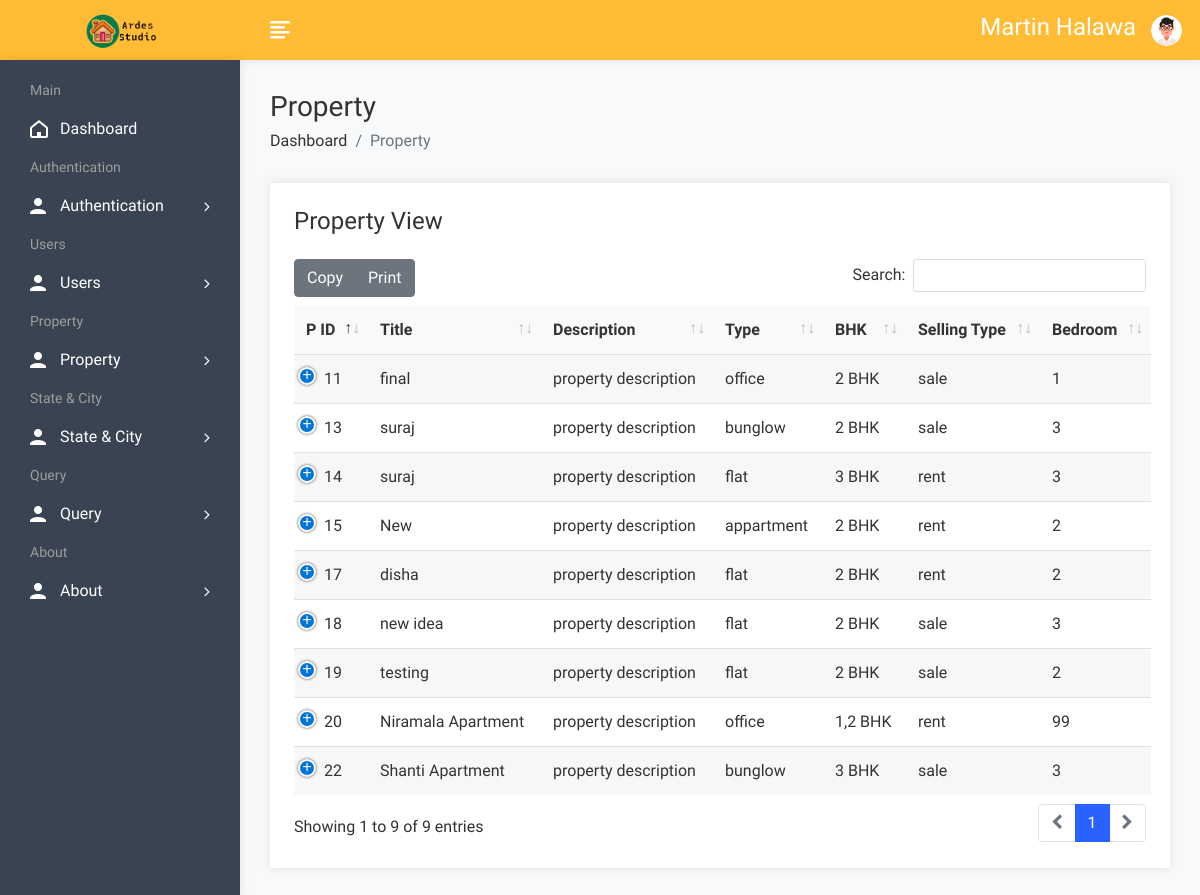
The app's page /admin/propertyview.php (signed in) with its own data.
### tables this page shows
CREATE TABLE `property` (
  `pid` int(50) NOT NULL,
  `title` varchar(200) NOT NULL,
  `pcontent` longtext NOT NULL,
  `type` varchar(100) NOT NULL,
  `bhk` varchar(50) NOT NULL,
  `stype` varchar(100) NOT NULL,
  `bedroom` int(50) NOT NULL,
  `bathroom` int(50) NOT NULL,
  `balcony` int(50) NOT NULL,
  `kitchen` int(50) NOT NULL,
  `hall` int(50) NOT NULL,
  `floor` varchar(50) NOT NULL,
  `size` int(50) NOT NULL,
  `price` int(50) NOT NULL,
  `location` varchar(200) NOT NULL,
  `city` varchar(100) NOT NULL,
  `state` varchar(100) NOT NULL,
  `feature` longtext NOT NULL,
  `pimage` varchar(300) NOT NULL,
  `pimage1` varchar(300) NOT NULL,
  `pimage2` varchar(300) NOT NULL,
  `pimage3` varchar(300) NOT NULL,
  `pimage4` varchar(300) NOT NULL,
  `uid` int(50) NOT NULL,
  `status` varchar(50) NOT NULL,
  `mapimage` varchar(300) NOT NULL,
  `topmapimage` varchar(300) NOT NULL,
  `groundmapimage` varchar(300) NOT NULL,
  `totalfloor` varchar(50) NOT NULL,
  `date` datetime NOT NULL DEFAULT current_timestamp()
);

### admin/propertyview.php (the view, shortened to what this page needs)
<!DOCTYPE html>
<html lang="en">
<head>
        <link rel="stylesheet" href="assets/css/bootstrap.min.css">
        <link rel="stylesheet" href="assets/css/font-awesome.min.css">
        <link rel="stylesheet" href="assets/css/feathericon.min.css">
		<link rel="stylesheet" href="assets/plugins/datatables/dataTables.bootstrap4.min.css">
		<link rel="stylesheet" href="assets/plugins/datatables/responsive.bootstrap4.min.css">
		<link rel="stylesheet" href="assets/plugins/datatables/select.bootstrap4.min.css">
		<link rel="stylesheet" href="assets/plugins/datatables/buttons.bootstrap4.min.css">
        <link rel="stylesheet" href="assets/css/style.css">
    </head>
    <body>
				<?php include("header.php"); ?>
            <div class="page-wrapper">
                <div class="content container-fluid">
					<div class="page-header">
						<div class="row">
							<div class="col">
								<h3 class="page-title">Property</h3>
								<ul class="breadcrumb">
									<li class="breadcrumb-item"><a href="dashboard.php">Dashboard</a></li>
									<li class="breadcrumb-item active">Property</li>
								</ul>
							</div>
						</div>
					</div>
					<div class="row">
                            <div class="col-12">
                                <div class="card">
                                    <div class="card-body">
                                        <h4 class="header-title mt-0 mb-4">Property View</h4>
                                        <table id="datatable-buttons" class="table table-striped dt-responsive nowrap">
                                            <thead>
                                                <tr>
                                                    <th>P ID</th>
                                                    <th>Title</th>
                                                    <th>Description</th>
                                                    <th>Type</th>
                                                    <th>BHK</th>
                                                    <th>Selling Type</th>
													<th>Bedroom</th>
                                                </tr>
                                            </thead>
                                            <tbody>
												<?php
													$query=mysqli_query($con,"select * from property");
													while($row=mysqli_fetch_row($query))
													{
												?>
                                                <tr>
                                                    <td><?php echo $row['0']; ?></td>
                                                    <td><?php echo $row['1']; ?></td>
                                                    <td><?php echo "property description"; ?></td>
                                                    <td><?php echo $row['3']; ?></td>
                                                    <td><?php echo $row['4']; ?></td>
                                                    <td><?php echo $row['5']; ?></td>
                                                    <td><?php echo $row['6']; ?></td>
                                                </tr>
                                               <?php
												}
												?>
                                            </tbody>
                                        </table>
                                    </div>
                                </div>
                            </div>
                        </div>
				</div>
			</div>
    </body>
</html>

### admin/header.php (shortened to what this page needs)
<div class="header">
              <div class="header-left">
                  <a href="dashboard.php" class="logo">
			<img src="images/img/log.png">
			</a>
              </div>
		<a href="javascript:void(0);" id="toggle_btn">
			<i class="fe fe-text-align-left"></i>
		</a>
		<ul class="nav user-menu">
			<h4 style="color:white;margin-top:13px;text-transform:capitalize;"><?php echo $_SESSION['auser'];?></h4>
			<li class="nav-item dropdown app-dropdown">
				<a href="#" class="dropdown-toggle nav-link" data-toggle="dropdown">
					<span class="user-img"><img class="rounded-circle" src="assets/img/profiles/avatar-01.png" width="31" alt="Ryan Taylor"></span>
				</a>
			</li>
		</ul>
          </div>
          <div class="sidebar" id="sidebar">
              <div class="sidebar-inner slimscroll">
			<div id="sidebar-menu" class="sidebar-menu">
				<ul>
					<li class="menu-title">
						<span>Main</span>
					</li>
					<li>
						<a href="dashboard.php"><i class="fe fe-home"></i> <span>Dashboard</span></a>
					</li>
					<li class="menu-title">
						<span>Authentication</span>
					</li>
					<li class="submenu">
						<a href="#"><i class="fe fe-user"></i> <span> Authentication </span> <span class="menu-arrow"></span></a>
					</li>
					<li class="menu-title">
						<span>Users</span>
					</li>
					<li class="submenu">
						<a href="#"><i class="fe fe-user"></i> <span> Users </span> <span class="menu-arrow"></span></a>
					</li>
					<li class="menu-title">
						<span>Property</span>
					</li>
					<li class="submenu">
						<a href="#"><i class="fe fe-user"></i> <span> Property</span> <span class="menu-arrow"></span></a>
					</li>
					<li class="menu-title">
						<span>State & City</span>
					</li>
					<li class="submenu">
						<a href="#"><i class="fe fe-user"></i> <span>State & City</span> <span class="menu-arrow"></span></a>
					</li>
					<li class="menu-title">
						<span>Query</span>
					</li>
					<li class="submenu">
						<a href="#"><i class="fe fe-user"></i> <span> Query </span> <span class="menu-arrow"></span></a>
					</li>
					<li class="menu-title">
						<span>About</span>
					</li>
					<li class="submenu">
						<a href="#"><i class="fe fe-user"></i> <span> About </span> <span class="menu-arrow"></span></a>
					</li>
				</ul>
			</div>
              </div>
          </div>

### records on screen
property: pid "11", title "final", type "office", bhk "2 BHK", stype "sale", bedroom "1"
property: pid "13", title "suraj", type "bunglow", bhk "2 BHK", stype "sale", bedroom "3"
property: pid "14", title "suraj", type "flat", bhk "3 BHK", stype "rent", bedroom "3"
property: pid "15", title "New", type "appartment", bhk "2 BHK", stype "rent", bedroom "2"
property: pid "17", title "disha", type "flat", bhk "2 BHK", stype "rent", bedroom "2"
property: pid "18", title "new idea", type "flat", bhk "2 BHK", stype "sale", bedroom "3"
property: pid "19", title "testing", type "flat", bhk "2 BHK", stype "sale", bedroom "2"
property: pid "20", title "Niramala Apartment", type "office", bhk "1,2 BHK", stype "rent", bedroom "99"
property: pid "22", title "Shanti Apartment", type "bunglow", bhk "3 BHK", stype "sale", bedroom "3"

### other values on screen
$_SESSION['auser'] "Martin Halawa"
